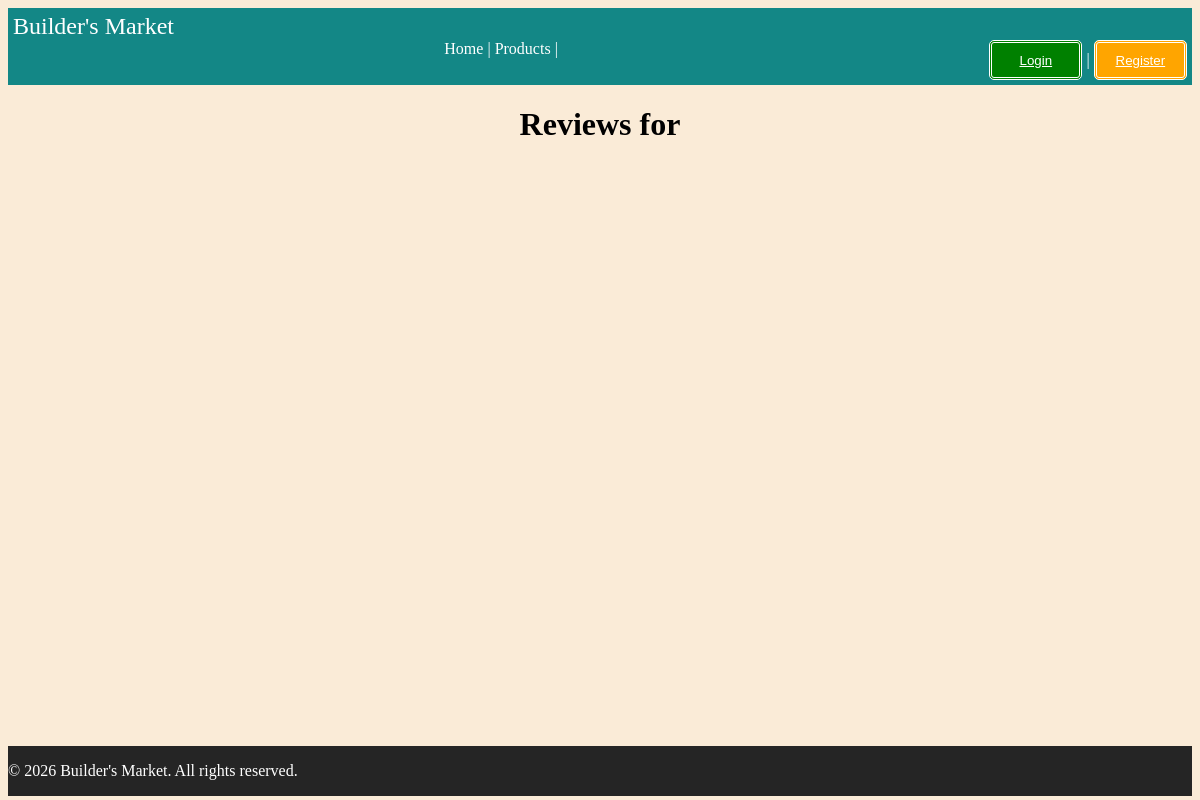
The app's page /products/1/reviews, older data.
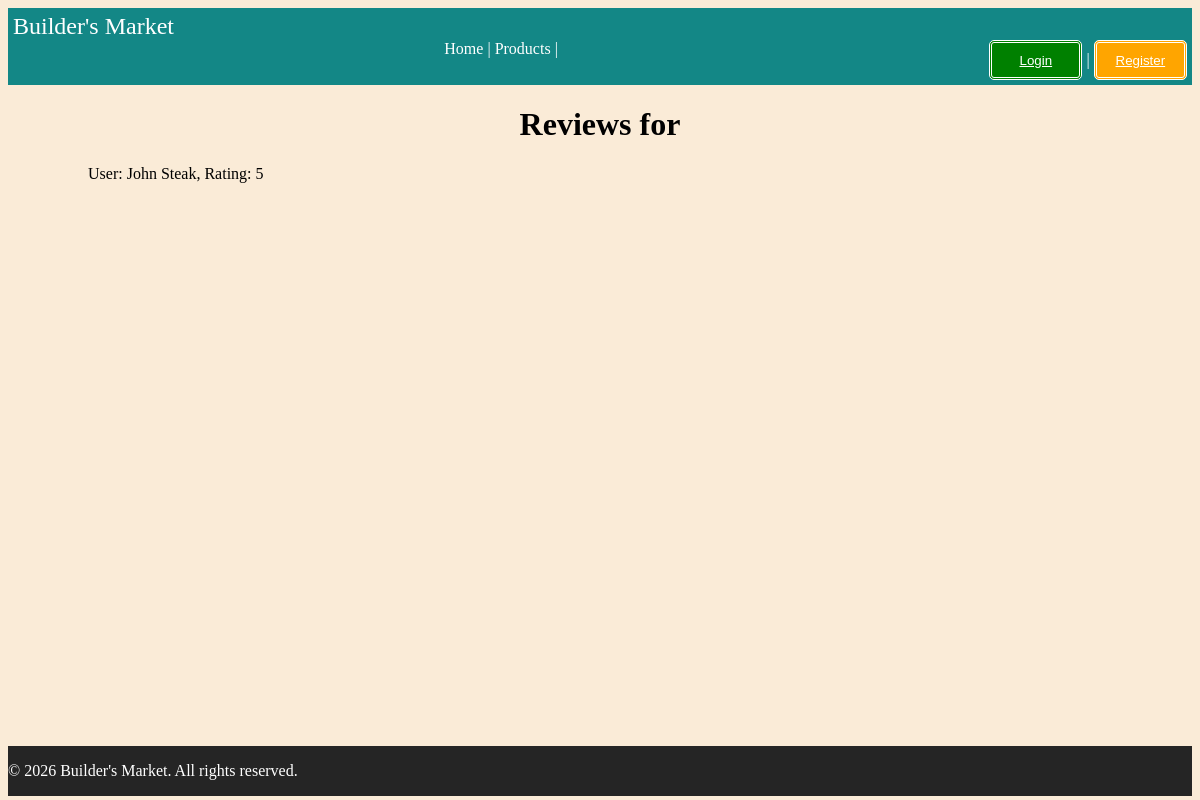
The same page, newer data.
### tables this page shows
CREATE TABLE reviews (
    review_id INTEGER PRIMARY KEY,
    product_id INTEGER NOT NULL,
    user_id INTEGER NOT NULL,
    rating INTEGER CHECK (rating >= 0 AND rating <= 5),
    created_at DATETIME DEFAULT CURRENT_TIMESTAMP,
    updated_at DATETIME DEFAULT CURRENT_TIMESTAMP,
    FOREIGN KEY (product_id) REFERENCES products(product_id) ON DELETE CASCADE,
    FOREIGN KEY (user_id) REFERENCES users(user_id) ON DELETE CASCADE
);

CREATE TABLE users (
    user_id INTEGER PRIMARY KEY,
    username VARCHAR(50) NOT NULL UNIQUE,
    email VARCHAR(255) NOT NULL UNIQUE,
    password_hash VARCHAR(255) NOT NULL,
    is_active INTEGER DEFAULT 0,
    mfa_secret TEXT NULL, 
    mfa_enabled INTEGER DEFAULT 0,
    created_at DATETIME DEFAULT CURRENT_TIMESTAMP,
    updated_at DATETIME DEFAULT CURRENT_TIMESTAMP
);

### routes/reviews.py (the view)
@reviews_bp.route('/products/<int:product_id>/reviews', methods=['GET'])
def view_reviews(product_id):
    reviews = Review.GetByProduct(product_id)
    return render_template('review/reviews_product.html', reviews=reviews, product_id=product_id)

### database/connection.py (called while the page is built)
def get_connection():
    try:
        conn = sqlite3.connect(Config.DATABASE)
        conn.row_factory = sqlite3.Row
        return conn
    except Error as e:
        print(f"Database connection error: {e}")
        return None

### models/review.py (called while the page is built)
    @staticmethod
    def GetByProduct(product_id):
        db = get_connection()
        try:
            return db.execute("""
                             SELECT r.*, u.username
                             FROM reviews r
                             JOIN users u ON r.user_id = u.user_id
                              WHERE r.product_id = ?
                             ORDER BY r.created_at DESC
                              """, (product_id,)).fetchall()
        finally:
            db.close()

### templates/review/reviews_product.html (shortened to what this page needs)
{% extends "base.html" %}
{% block content %}
<h1> Reviews for {{product_name}} </h1>
{% for review in reviews %}
<p> User: {{review.username}},  Rating: {{review.rating}} </p>
{% endfor %}
{% endblock %}

Row changes from the older to the newer data that the page shows:
added reviews: username "John Steak", rating "5"
